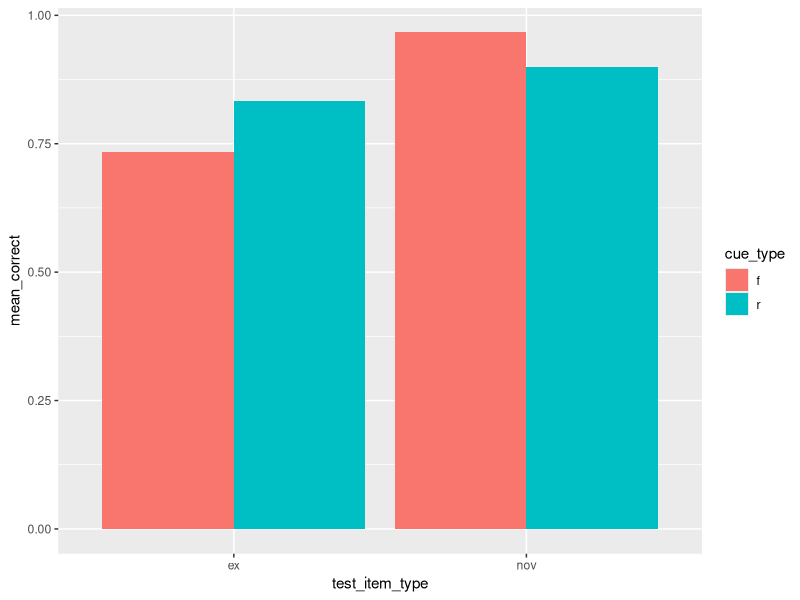

Here is the R script that generated this plot: (Note: a time limit stopped this script after it produced the figure.)
## ---- chunk 1
knitr::opts_chunk$set(echo = TRUE,
                      warning = FALSE,
                      message = FALSE)
## ---- chunk 2
library(tidyverse)
## ---- chunk 3
nov_r = rbinom(30, 1, 0.88)
nov_f = rbinom(30, 1, 0.88)
ex_r = rbinom(30, 1, 0.78)
ex_f = rbinom(30, 1, 0.71)

data <- tibble(correct = c(nov_r, nov_f, ex_r, ex_f),
               test_item_type = rep(c("nov", "ex"), each = 60),
               cue_type = rep(c("r", "f"), times = 2, each = 30))

data$test_item_type <- as.factor(data$test_item_type)
data$cue_type <- as.factor(data$cue_type)

data

data %>%
  group_by(test_item_type, cue_type) %>%
  summarize(count = sum(correct)) %>%
  mutate(mean_correct = count / 30) %>%
  ggplot(aes(x = test_item_type, y = mean_correct)) +
  geom_col(aes(fill = cue_type), stat = "identity", position = "dodge")
## ---- chunk 4
# Function for simulating a single subject's data.

sim_subject <- function() {
  nov_r = rbinom(30, 1, 0.88)
  nov_f = rbinom(30, 1, 0.88)
  ex_r = rbinom(30, 1, 0.78)
  ex_f = rbinom(30, 1, 0.71)
  
  data <- tibble(correct = c(nov_r, nov_f, ex_r, ex_f),
                 test_item_type = rep(c("nov", "ex"), each = 60),
                 cue_type = rep(c("r", "f"), times = 2, each = 30))
  
  data$test_item_type <- as.factor(data$test_item_type)
  data$cue_type <- as.factor(data$cue_type)
  return(data)
}

## ---- chunk 5
# Function for calculating the means for exemplar r/f cues.

means <- function(d) {
  
  m <- d %>%
    group_by(test_item_type, cue_type) %>%
    summarize(count = sum(correct)) %>%
    mutate(mean_correct = count / 30)
  
  return(m)
}
## ---- chunk 6
means(sim_subject())
## ---- chunk 7
# Function for simulating multiple subjects' data and calculating the means for exemplar trials.

subjects <- function(num_subjects) {
  s <- tibble()
  
  for(i in 1:num_subjects) {
    s <- rbind(s, means(sim_subject()))
    }
  
  s <- s %>%
    add_column(subject = rep(1:num_subjects, each = 4))
  
  s$subject <- as.factor(s$subject)
    
  
  return(s)
}
## ---- chunk 8
subjects(10)
## ---- chunk 9
# Function to attain the p-value for a t-test.

test <- function(subjects) {
  anova <- aov(mean_correct ~ test_item_type * cue_type + Error(subject/(test_item_type * cue_type)), subjects)
  
  summary <- summary(anova)
  return(summary$`Error: subject:cue_type`[[1]]$`Pr(>F)`[1])
  
}
## ---- chunk 10
test(subjects(10))
## ---- chunk 11
# Function to generate p-values for subjects and simulations. Determines if the simulation was powered or not as well.

p_values <- function(num_subjects, num_sims, significance) {
  p <- c()

  for(i in 1:num_sims) {
    p <- append(p, test(subjects(num_subjects)))
  }
  
  dfp <- tibble(p_val = p, 
                simulation = 1:length(p))
  
  dfp <- dfp %>%
    mutate(significant =
             case_when(
               p_val < significance ~ 1,
               TRUE ~ 0
             )
           )
    
  return(dfp)
  
}
## ---- chunk 12
p_values(10, 100, 0.05)
## ---- chunk 13
# Function to determine the power for a given number of subjects and simulations.

power <- function(p_values) {
  x <- c()
  
  x <- append(x, 
              p_values %>%
                select(significant) %>%
                unnest(cols = c()) %>%
                unlist())
  
  x <- sum(x) / length(x)
  
  return(x)
}
## ---- chunk 14
power(p_values(10, 100, 0.05))
## ---- chunk 15
# Calculating the power for sample sizes 10 through 100 at steps of 5 with 100 simulations.

num_subjects = seq(10, 100, 5)

powers <- c()

for(i in num_subjects) {
  powers <- append(powers, power(p_values(i, 100, 0.05)))
}
## ---- chunk 16
powers
## ---- chunk 17
# Function to create a dataframe that can be used to plot the power curve.

plot_df <- function(num_subjects, powers) {
  df <- tibble(num_subjects, powers)
  return(df)
}
## ---- chunk 18
power_df <- plot_df(num_subjects, powers)

power_df

ggplot(power_df, aes(x = num_subjects, y = powers)) +
  geom_point() +
  geom_line()
## ---- chunk 19
num_subjects = seq(10, 100, 5)

powers <- c()

for(i in num_subjects) {
  powers <- append(powers, power(p_values(i, 10000, 0.05)))
}
